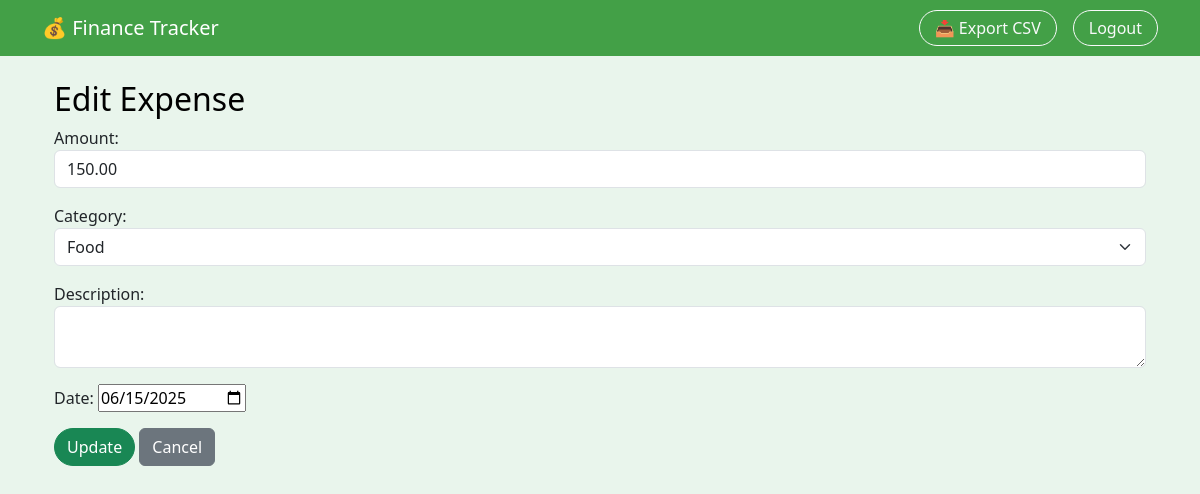
The app's page /expense/edit/4/ (signed in) with its own data.
### tracker/models.py (models this page shows, shortened)
class Expense(models.Model):
    user = models.ForeignKey(User, on_delete=models.CASCADE)
    amount = models.DecimalField(max_digits=10, decimal_places=2)
    category = models.CharField(choices=CATEGORY_CHOICES, max_length=100)
    description = models.TextField(blank=True)
    date = models.DateField()
    created_at = models.DateTimeField(default=timezone.now)

### tracker/views.py (the view)
# urls.py: path('expense/edit/<int:pk>/', views.edit_expense, name='edit_expense'),
@login_required
def edit_expense(request, pk):
    expense = get_object_or_404(Expense, pk=pk, user=request.user)
    if request.method == 'POST':
        form = ExpenseForm(request.POST, instance=expense)
        if form.is_valid():
            form.save()
            return redirect('dashboard')
    else:
        form = ExpenseForm(instance=expense)
    return render(request, 'tracker/edit_expense.html', {'form': form})

### tracker/forms.py
class ExpenseForm(forms.ModelForm):
    class Meta:
        model = Expense
        fields = ['amount', 'category', 'description', 'date']
        widgets = {
            'date': forms.DateInput(attrs={'type': 'date'}),
            'description': forms.Textarea(attrs={'class': 'form-control', 'rows': 2}),
            'amount': forms.NumberInput(attrs={'class': 'form-control'}),
            'category': forms.Select(attrs={'class': 'form-select'}),
        }

### tracker/templates/tracker/edit_expense.html (shortened to what this page needs)
{% extends 'tracker/base.html' %}
{% load static %}
{% block content %}
<div class="container mt-4">
  <h2>Edit Expense</h2>
  <form method="post">
    {{ form.as_p }}
    <button type="submit" class="btn btn-success">Update</button>
    <a href="{% url 'dashboard' %}" class="btn btn-secondary">Cancel</a>
  </form>
</div>
{% endblock %}

### tracker/static/css/style.css (style rules this page uses)
body { background-color: #e9f5ec; font-family: 'Segoe UI', sans-serif; }
h2 { color: #000000; }
.btn-success { border-radius: 25px; font-weight: 500; }

### records on screen
Expense: amount "150.00", category "Food", date "06/15/2025"
